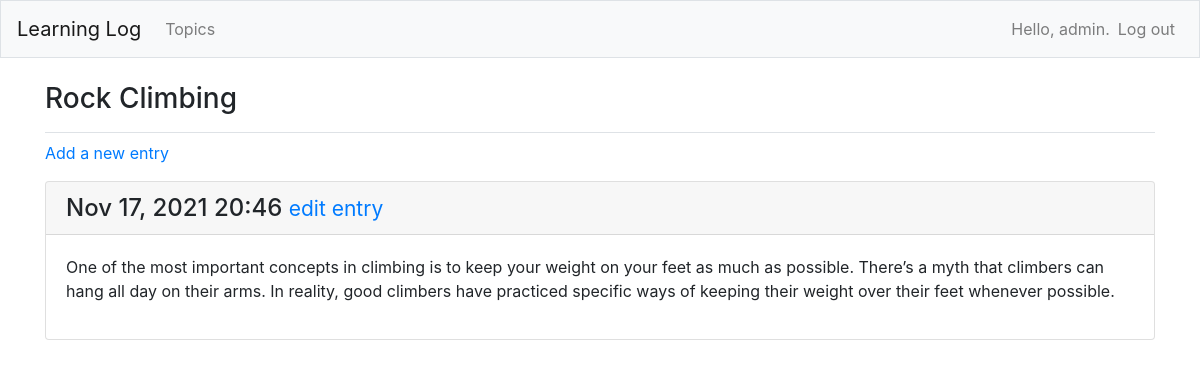
The app's page /topics/2/ (signed in), older data.
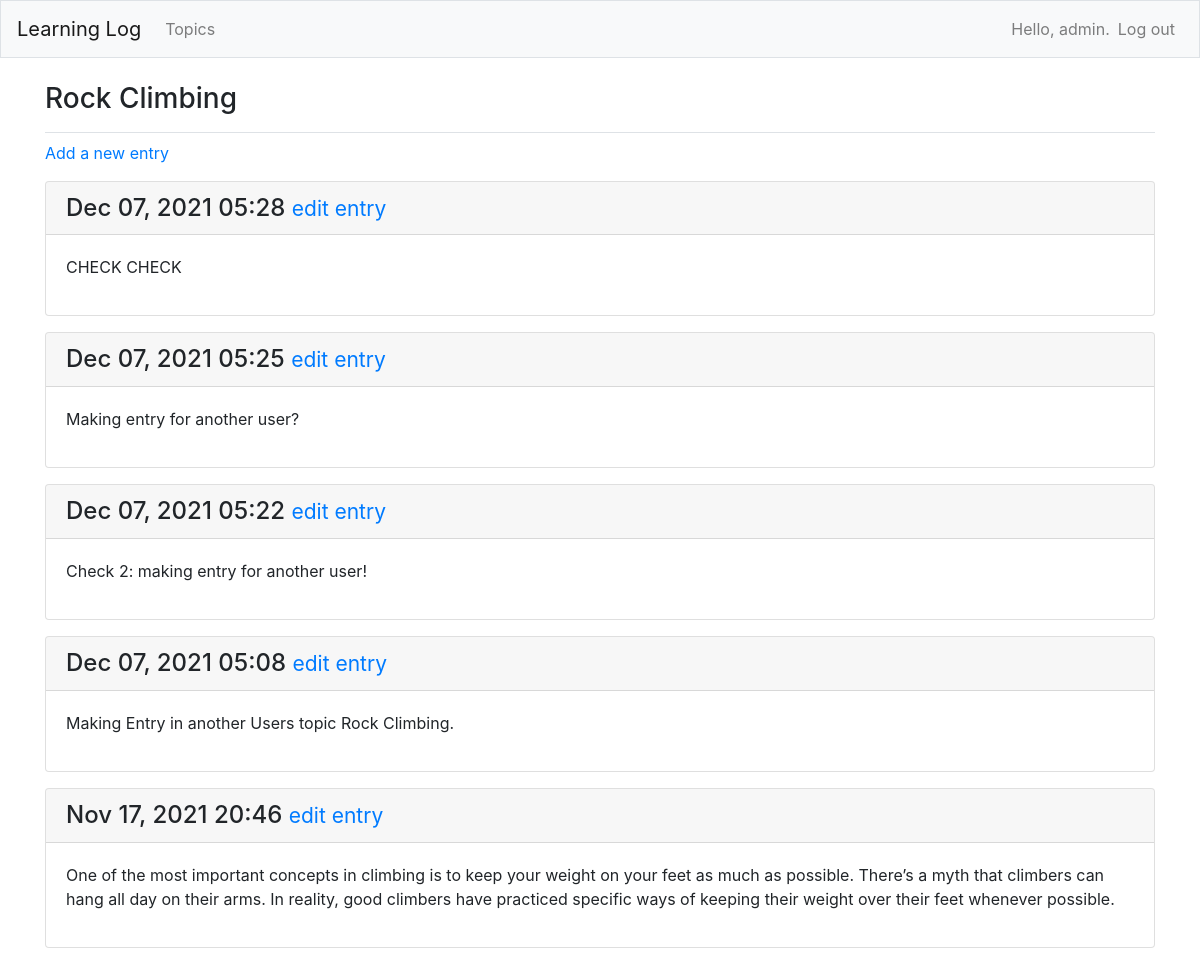
The same page, newer data.
### MainApp/models.py (models this page shows, shortened)
class Topic(models.Model):  # has two fields, one text and one with date
    text = models.CharField(max_length=200)
    date_added = models.DateTimeField(auto_now_add=True)
    owner = models.ForeignKey(User, on_delete=models.CASCADE) #migrate!!
    def __str__(self):
        return self.text  # returns name of topic

class Entry(models.Model):
    topic = models.ForeignKey(Topic,on_delete=models.CASCADE)
    text = models.TextField()
    date_added = models.DateTimeField(auto_now_add=True)
    class Meta:
        verbose_name_plural = 'entries'

### MainApp/views.py (the view)
# urls.py: path('topics/<int:topic_id>/',views.topic,name='topic'), #to load individual topics, the id separates chess from rock climbing
@login_required
def topic(request,topic_id): #the id 1 or 2 gets passed to this function and works on it accordingly
    topic = get_object_or_404(Topic, id=topic_id)
    if topic.owner != request.user:
        raise Http404
    entries = topic.entry_set.order_by('-date_added') #this will give all entries realted to that id (topic)
    context = {'topic':topic, 'entries':entries}
    return render(request, 'MainApp/topic.html', context)

### MainApp/templates/MainApp/topic.html (shortened to what this page needs)
{% extends "MainApp/base.html" %}
{% block page_header %}
<h3>{{ topic }}</h3>
{% endblock page_header %}
{% block content %}
<p>
    <a href="{% url 'MainApp:new_entry' topic.id %}">Add a new entry</a>
</p>
{% for e in entries %}
<div class="card mb-3">
    <h4 class="card-header">
        {{ e.date_added|date:'M d, Y H:i' }}
        <small><a href="{% url 'MainApp:edit_entry' e.id %}">
                edit entry</a></small>
    </h4>
    <div class="card-body">
        {{ e.text|linebreaks }}
    </div>
</div>
{% empty %}
<p>There are no entries for this topic yet.</p>
{% endfor %}
{% endblock content %}

### MainApp/templates/MainApp/base.html (shortened to what this page needs)
{% load bootstrap4 %}
<!doctype html>
<html lang="en">
<head>
    {% bootstrap_css %}
</head>
<body>
    <nav class="navbar navbar-expand-md navbar-light bg-light mb-4 border">
        <a class="navbar-brand" href="{% url 'MainApp:index'%}">
            Learning Log</a>
        <div class="collapse navbar-collapse" id="navbarCollapse">
            <ul class="navbar-nav mr-auto">
                <li class="nav-item">
                    <a class="nav-link" href="{% url 'MainApp:topics'%}">
                        Topics</a>
                </li>
            </ul>
            <ul class="navbar-nav ml-auto">
                {% if user.is_authenticated %}
                <li class="nav-item">
                    <span class="navbar-text" }">Hello, {{ user.username }}.</span>
                </li>
                <li class="nav-item">
                    <a class="nav-link" href="{% url 'users:logout' %}">Log out</a>
                </li>
                {% endif %}
            </ul>
        </div>
    </nav>
    <main role="main" class="container">
        <div class="pb-2 mb-2 border-bottom">
            {% block page_header %}{% endblock page_header %}
        </div>
        <div>
            {% block content %}{% endblock content %}
        </div>
    </main>
</body>
</html>

Row changes from the older to the newer data that the page shows:
added Entry: date_added "Dec 07, 2021 05:28", text "CHECK CHECK"
added Entry: date_added "Dec 07, 2021 05:25", text "Making entry for another user?"
added Entry: date_added "Dec 07, 2021 05:22", text "Check 2: making entry for another user!"
added Entry: date_added "Dec 07, 2021 05:08", text "Making Entry in another Users topic Rock Climbing."
